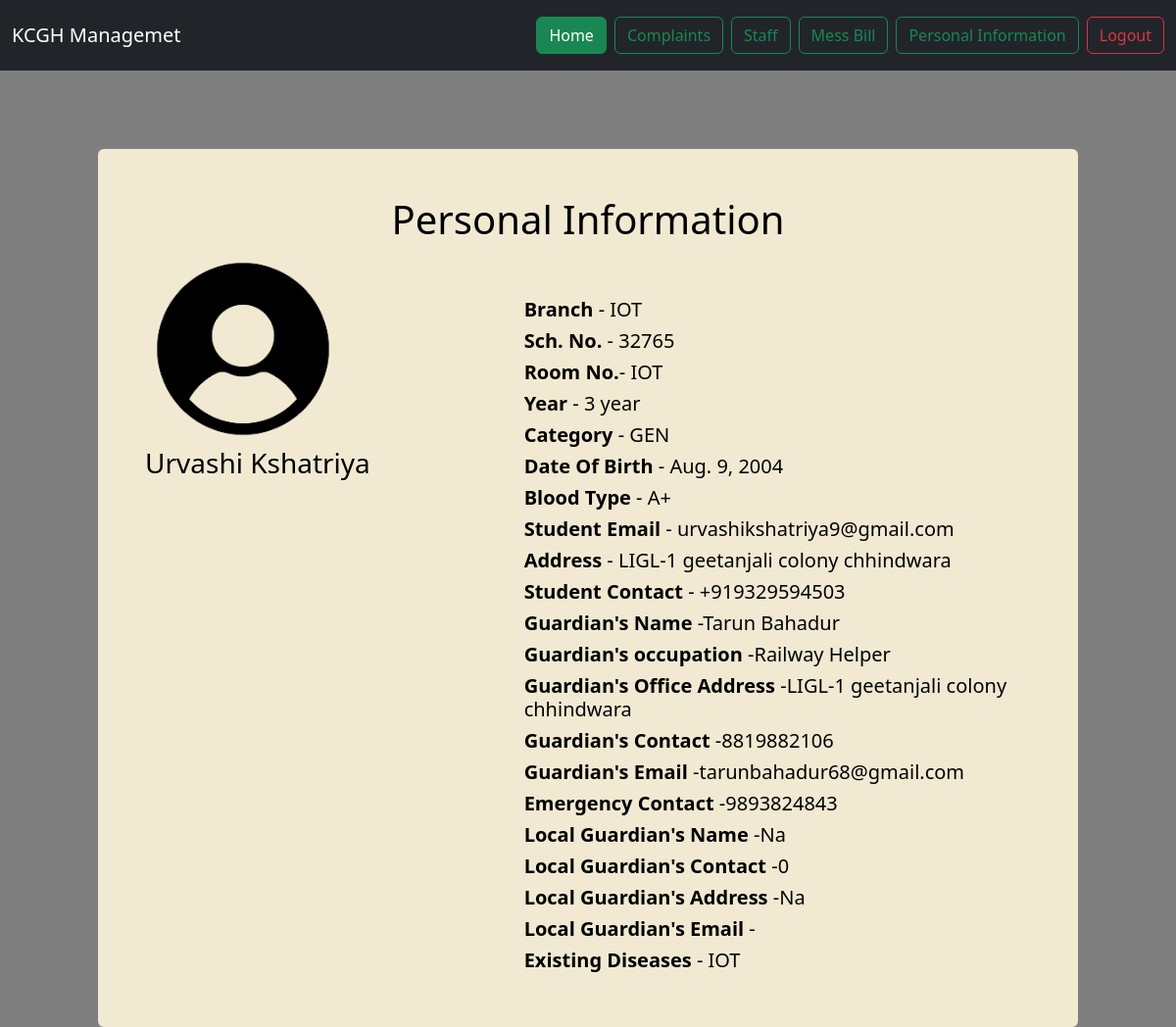
The page /personalInfo (signed in) on the database its author committed.
### users/models.py (models this page shows, shortened)
class StudentInfo(models.Model):
    user = models.ForeignKey(User, on_delete=models.CASCADE, null=True, blank=True)
    name = models.CharField(max_length=100)
    sch_no = models.IntegerField()
    branch = models.CharField(max_length=100)
    year = models.IntegerField()
    category = models.CharField(max_length=15)
    dob = models.DateField()
    blood_group = models.CharField(max_length=5)
    email = models.EmailField()
    address = models.CharField(max_length=100)
    phone = models.IntegerField(max_length=10)
    g_no = models.IntegerField(max_length=10)
    g_name = models.CharField(max_length=100)
    g_email = models.EmailField(max_length=30)
    g_occupation = models.CharField(max_length=100)
    g_address = models.CharField(max_length=100)
    e_no = models.IntegerField(max_length=10)
    l_name = models.CharField(max_length=100)
    l_address = models.CharField(max_length=100)
    l_no = models.IntegerField(max_length=10)
    disease = models.CharField(max_length=100)

### mess/views.py (the view)
# urls.py: path("personalInfo", views.personalInfo, name="personalInfo"),
@login_required
def personalInfo(request):
    user_info = StudentInfo.objects.filter(user=request.user).first()
    if user_info is None:
        messages.error(request, "User data not found")
        return render(request,"404.html")
    return render(request, "personalInfo.html", {"user1": user_info, 'user': request.user})

### mess/templates/personalInfo.html (shortened to what this page needs)
{% extends "base.html" %}
{% load static%}
{% block body %}
    {% include "components/navbar.html" %}
    <div class="d-flex justify-content-center align-items-start" style="height: 80vh; margin-top: 80px;">
        <div class="container text-white p-5 rounded" style="background: #f1e9d2; color: black !important; max-width: 1000px;">
            <h1 class="text-center" style="color: black;">Personal Information</h1>
            <div class="row">
                <div class="col-md-5 ">
                    <img src="/static/images/images-removebg-preview.png " class="p-0 m-0" alt="Logo" style="height: 200px;">
                    <h3>{{user1.name}}</h3>
                </div>
                <div class="col-md-7 mt-5 align-items-center">
                    <h5><strong>Branch</strong> - {{user1.branch}}</h5>
                    <h5><strong>Sch. No.</strong>  - {{user1.sch_no}}</h5>
                    <h5><strong>Room No.</strong>- {{user1.branch}}</h5>
                    <h5><strong>Year</strong> - {{user1.year}} year</h5>
                    <h5><strong>Category</strong> - {{user1.category}}</h5>
                    <h5><strong>Date Of Birth</strong> - {{user1.dob}}</h5>
                    <h5><strong>Blood Type</strong> - {{user1.blood_group}}</h5>
                    <h5><strong>Student Email </strong> - {{user1.email}}</h5>
                    <h5><strong>Address</strong> - {{user1.address}}</h5>
                    <h5><strong>Student Contact</strong> - +91{{user1.phone}}</h5>
                    <h5><strong>Guardian's Name</strong> -{{user1.g_name}}</h5>
                    <h5><strong>Guardian's occupation</strong> -{{user1.g_occupation}}</h5>
                    <h5><strong>Guardian's Office Address</strong> -{{user1.g_address}}</h5>
                    <h5><strong>Guardian's Contact</strong> -{{user1.g_no}}</h5>
                    <h5><strong>Guardian's Email</strong> -{{user1.g_email}}</h5>
                    <h5><strong>Emergency Contact</strong> -{{user1.e_no}}</h5>
                    <h5><strong>Local Guardian's Name</strong> -{{user1.l_name}}</h5>
                    <h5><strong>Local Guardian's Contact</strong> -{{user1.l_no}}</h5>
                    <h5><strong>Local Guardian's Address</strong> -{{user1.l_address}}</h5>
                    <h5><strong>Local Guardian's Email</strong> -{{user1.l_email}}</h5>
                    <h5><strong>Existing Diseases</strong> - {{user1.branch}}</h5>
                </div>
            </div>
        </div>
    </div>
{% endblock %}

### rows shown on the page
StudentInfo: name "Urvashi Kshatriya", branch "IOT", sch_no "32765", year "3", category "GEN", dob "Aug. 9, 2004", blood_group "A+", email "urvashikshatriya9@gmail.com", address "LIGL-1 geetanjali colony chhindwara", phone "9329594503", g_name "Tarun Bahadur", g_occupation "Railway Helper", g_address "LIGL-1 geetanjali colony chhindwara", g_no "8819882106", g_email "tarunbahadur68@gmail.com", e_no "9893824843", l_name "Na", l_no "0", l_address "Na"
